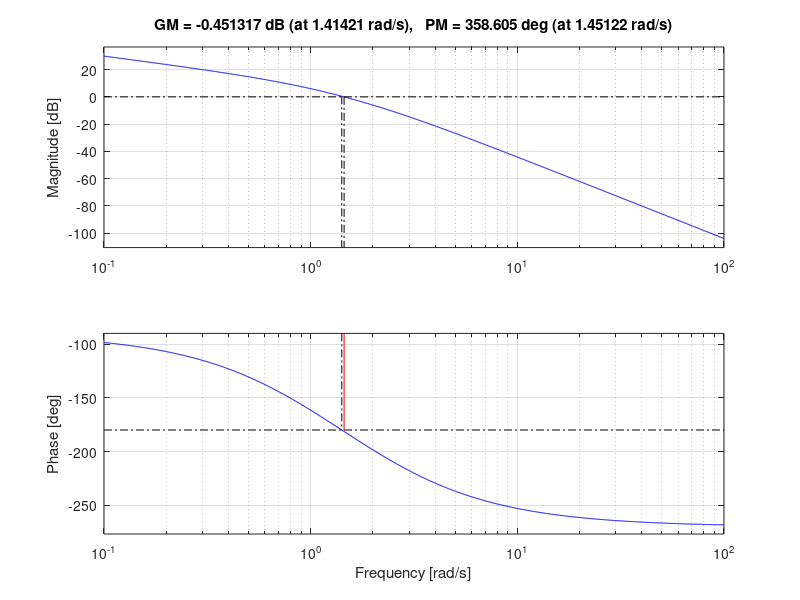

The MATLAB source for this figure:
% B817104 이정연
% 5-2
num=[6.32];
%den=conv([1 0],conv([1 1],[1 2]));
den = [1 3 2 0];
L=tf(num, den);

[Gm, Pm, w_pc, w_gc] = margin(L);

PM=Pm               % PM [deg]
GM_dB=20*log10(Gm)  % GM [dB]
w_pc_hz=w_pc/(2*pi) % phase crossover freq. [Hz]
w_gc_hz=w_gc/(2*pi) % gain crossover freq. [Hz]

margin(L)